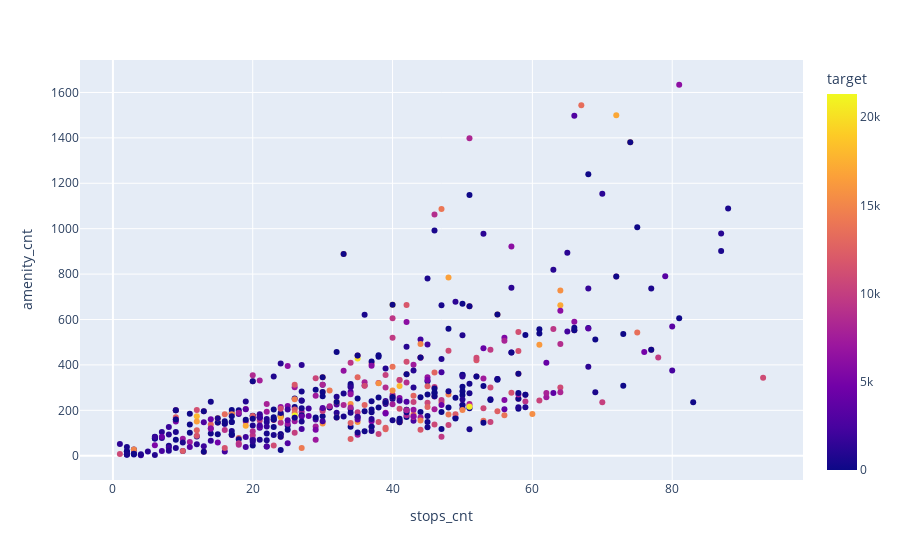

The notebook cell saved with this chart:
### Code cell
fig = px.scatter(data, x='stops_cnt', y='amenity_cnt', color='target')
fig.show()

### Figure 1 — Plotly figure (JSON) as saved in the notebook; plotly's stock layout.template omitted (floating-point values rounded to 4 significant figures; data arrays with more than 128 entries replaced by an {"elided": "..."} marker saying what was removed)
{"data": [{"hovertemplate": "stops_cnt=%{x}<br>amenity_cnt=%{y}<br>target=%{marker.color}<extra></extra>", "legendgroup": "", "marker": {"color": {"elided": "535 int values"}, "coloraxis": "coloraxis", "symbol": "circle"}, "mode": "markers", "name": "", "orientation": "v", "showlegend": false, "type": "scatter", "x": {"elided": "535 int values"}, "xaxis": "x", "y": {"elided": "535 int values"}, "yaxis": "y"}], "layout": {"coloraxis": {"colorbar": {"title": {"text": "target"}}, "colorscale": [[0, "#0d0887"], [0.1111, "#46039f"], [0.2222, "#7201a8"], [0.3333, "#9c179e"], [0.4444, "#bd3786"], [0.5556, "#d8576b"], [0.6667, "#ed7953"], [0.7778, "#fb9f3a"], [0.8889, "#fdca26"], [1, "#f0f921"]]}, "legend": {"tracegroupgap": 0}, "margin": {"t": 60}, "xaxis": {"anchor": "y", "domain": [0, 1], "title": {"text": "stops_cnt"}}, "yaxis": {"anchor": "x", "domain": [0, 1], "title": {"text": "amenity_cnt"}}}}
